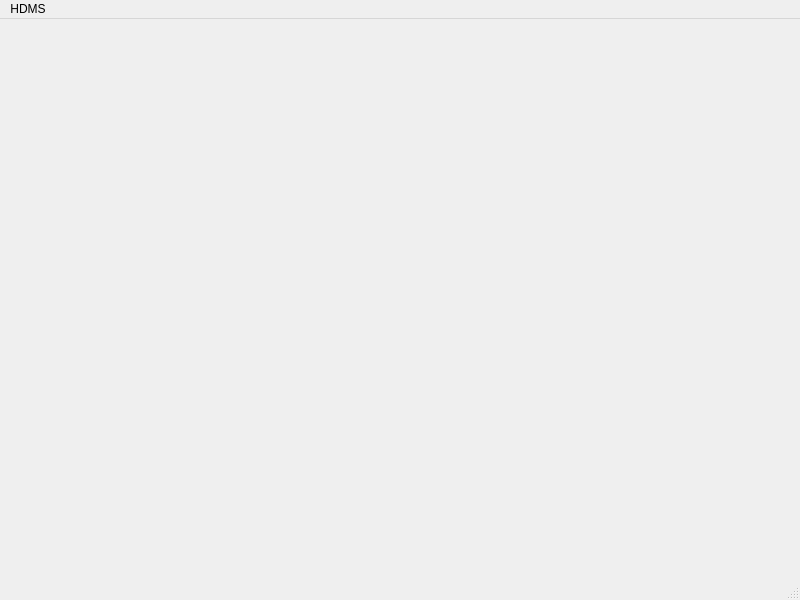
<?xml version="1.0" encoding="UTF-8"?>
<ui version="4.0">
 <class>MainWindow</class>
 <widget class="QMainWindow" name="MainWindow">
  <property name="geometry">
   <rect>
    <x>0</x>
    <y>0</y>
    <width>800</width>
    <height>600</height>
   </rect>
  </property>
  <property name="windowTitle">
   <string>MainWindow</string>
  </property>
  <widget class="QWidget" name="centralwidget"/>
  <widget class="QMenuBar" name="menubar">
   <property name="geometry">
    <rect>
     <x>0</x>
     <y>0</y>
     <width>800</width>
     <height>21</height>
    </rect>
   </property>
   <widget class="QMenu" name="menuHDMS">
    <property name="title">
     <string>HDMS</string>
    </property>
   </widget>
   <addaction name="menuHDMS"/>
  </widget>
  <widget class="QStatusBar" name="statusbar"/>
 </widget>
 <resources/>
 <connections/>
</ui>
